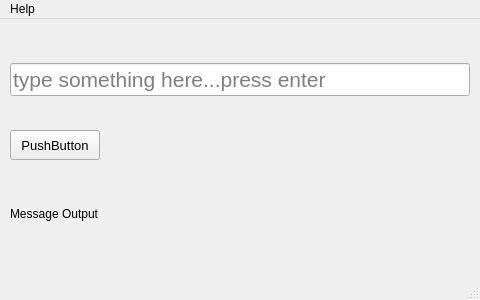
<?xml version="1.0" encoding="UTF-8"?>
<ui version="4.0">
 <class>MainWindow</class>
 <widget class="QMainWindow" name="MainWindow">
  <property name="geometry">
   <rect>
    <x>0</x>
    <y>0</y>
    <width>480</width>
    <height>300</height>
   </rect>
  </property>
  <property name="sizePolicy">
   <sizepolicy hsizetype="Fixed" vsizetype="Fixed">
    <horstretch>0</horstretch>
    <verstretch>0</verstretch>
   </sizepolicy>
  </property>
  <property name="minimumSize">
   <size>
    <width>400</width>
    <height>300</height>
   </size>
  </property>
  <property name="maximumSize">
   <size>
    <width>16777215</width>
    <height>16777215</height>
   </size>
  </property>
  <property name="windowTitle">
   <string>UI Test Program</string>
  </property>
  <property name="windowIcon">
   <iconset>
    <normaloff>images/ms_icon.jpg</normaloff>images/ms_icon.jpg</iconset>
  </property>
  <widget class="QWidget" name="centralwidget">
   <layout class="QVBoxLayout" name="verticalLayout" stretch="0,0,0">
    <property name="spacing">
     <number>0</number>
    </property>
    <property name="leftMargin">
     <number>10</number>
    </property>
    <property name="topMargin">
     <number>10</number>
    </property>
    <property name="rightMargin">
     <number>10</number>
    </property>
    <property name="bottomMargin">
     <number>10</number>
    </property>
    <item>
     <widget class="QLineEdit" name="text_field">
      <property name="font">
       <font>
        <pointsize>16</pointsize>
       </font>
      </property>
      <property name="placeholderText">
       <string>type something here...press enter</string>
      </property>
     </widget>
    </item>
    <item>
     <widget class="QPushButton" name="push_button">
      <property name="sizePolicy">
       <sizepolicy hsizetype="Fixed" vsizetype="Fixed">
        <horstretch>0</horstretch>
        <verstretch>0</verstretch>
       </sizepolicy>
      </property>
      <property name="minimumSize">
       <size>
        <width>90</width>
        <height>30</height>
       </size>
      </property>
      <property name="font">
       <font>
        <pointsize>10</pointsize>
       </font>
      </property>
      <property name="text">
       <string>PushButton</string>
      </property>
     </widget>
    </item>
    <item>
     <widget class="QLabel" name="label">
      <property name="sizePolicy">
       <sizepolicy hsizetype="Preferred" vsizetype="Fixed">
        <horstretch>0</horstretch>
        <verstretch>0</verstretch>
       </sizepolicy>
      </property>
      <property name="minimumSize">
       <size>
        <width>0</width>
        <height>40</height>
       </size>
      </property>
      <property name="styleSheet">
       <string notr="true">font: 12pt &quot;MS Shell Dlg 2&quot;;</string>
      </property>
      <property name="text">
       <string>Message Output</string>
      </property>
     </widget>
    </item>
   </layout>
  </widget>
  <widget class="QStatusBar" name="statusbar"/>
  <widget class="QMenuBar" name="menuBar">
   <property name="geometry">
    <rect>
     <x>0</x>
     <y>0</y>
     <width>480</width>
     <height>22</height>
    </rect>
   </property>
   <widget class="QMenu" name="menuAbout">
    <property name="title">
     <string>Help</string>
    </property>
    <addaction name="actionAbout"/>
    <addaction name="actionAbout_Qt"/>
   </widget>
   <addaction name="menuAbout"/>
  </widget>
  <action name="actionAbout">
   <property name="text">
    <string>About</string>
   </property>
  </action>
  <action name="actionAbout_Qt">
   <property name="text">
    <string>About Qt</string>
   </property>
  </action>
 </widget>
 <resources/>
 <connections/>
</ui>
